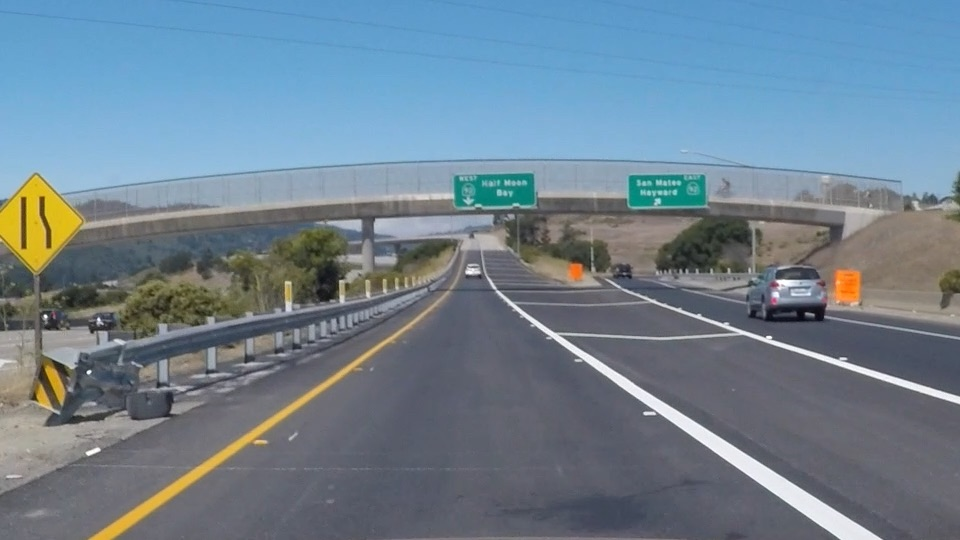
#> input picture lane-marking/exit-ramp.jpg, 960 x 540 px; its folder holds only this picture in this run
$ python -i lane_marking.py   (imports and definitions only)
#> lines starting #> are read from the running program, lines starting #| are printed output that depends on the picture; after the words box and inside, x2 and y2 are one past the last pixel; in counts of white or black regions, pixels touching at a corner belong together
# importing libraries
import matplotlib.pyplot as plt
import matplotlib.image as mpinmg
import cv2
import numpy as np

def convert_grayscale(image):
        """Returns the grayscale image.

        :param image: RGB image
        :type image: nd.array

        :rtype: nd.array
        :return: grayscale version of the RGB image
        """
        return cv2.cvtColor(image, cv2.COLOR_RGB2GRAY)


def gaussian_blur(image,kernel_size):
    """Returns the blurred version(removed noise) of the input image

    :param image: RGB image
    :type image: nd.array
    :param kernel_size: Square np array side for eg: (5x5)
    :type kernel_size: int

    :rtype: nd.array
    :return: blurred version on the input image
    """
    return cv2.GaussianBlur(image,(kernel_size,kernel_size),0)


def canny_edges(image, low, high):
    """Returns the detected edges in the image

    :param image: Grayscale image
    :type image: nd.array
    :param low: low threshold value
    :type low: int
    :param high: high threshold value
    :type high: int

    :rtype:nd.array
    :return: detected edges in the grayscale image
    """
    return cv2.Canny(image, low, high)


def region_of_interest(image, vertices):
    """Return the image that contains only pixel value of the region of interest

    :param image: Edge pixel image
    :type imgae: nd.array
    :param vertices: desired shaped polygon sides
    :type vertices: 2D numpy array

    :rtype: nd.array
    :returns: masked image that contains only pixel value of the region of the interest
    """

    # create empty mask
    mask = np.zeros_like(image)

    # set the mask color (incorporate both single and 3 channel images)
    if len(image.shape) > 2:
        color_channels = image.shape[2]
        mask_color = (255,)* color_channels
    else:
        mask_color = 255

    # define the polygon using vertices, mask_color
    cv2.fillPoly(mask, vertices, mask_color)

    # apply the mask over the input RGB image
    return cv2.bitwise_and(image, mask)


def draw_lines(image, lines, line_color =[255,0,0], line_thickness = 10):
    """Returns image having lines drawn over it

    :param image: RGB image
    :type image: nd.array
    :param lines: 3 dim np array whose elements are ([x1,y1,x2,y2])
    :type lines: 3D numpy array
    :param line_color: color of the line, defaults to red [255,0,0]
    :type line_color: list(int)
    :param line_thickness: thickness of the line
    :type line_thickness: int

    :rtype: None
    :returns: Nothing
    """
    ymin_global = image.shape[0]
    ymax_global = image.shape[0]
    all_left_grad = []
    all_left_y = []
    all_left_x = []
    all_right_grad = []
    all_right_y = []
    all_right_x = []
    for line in lines:
            for x1,y1,x2,y2 in line:
                gradient = (y2-y1)/(x2-x1)
                ymin_global = min(min(y1, y2), ymin_global)
                if gradient >0:
                    all_left_grad.append(gradient)
                    all_left_y += [y1,y2]
                    all_left_x += [x1,x2]
                elif gradient <0:
                    all_right_grad.append(gradient)
                    all_right_y += [y1,y2]
                    all_right_x += [x1,x2]
    left_mean_grad = np.mean(all_left_grad)
    left_y_mean = np.mean(all_left_y)
    left_x_mean = np.mean(all_left_x)
    left_intercept = left_y_mean - (left_mean_grad * left_x_mean)

    right_mean_grad = np.mean(all_right_grad)
    right_y_mean = np.mean(all_right_y)
    right_x_mean = np.mean(all_right_x)
    right_intercept = right_y_mean - (right_mean_grad * right_x_mean)

    if ((len(all_left_grad) > 0) and (len(all_right_grad) > 0)):
        upper_left_x = int((ymin_global - left_intercept) / left_mean_grad)
        lower_left_x = int((ymax_global - left_intercept) / left_mean_grad)
        upper_right_x = int((ymin_global - right_intercept) / right_mean_grad)
        lower_right_x = int((ymax_global - right_intercept) / right_mean_grad)

        # draw line on left lane
        cv2.line(image, (upper_left_x, ymin_global),(lower_left_x, ymax_global), line_color, line_thickness)

        # draw line on right lane
        cv2.line(image, (upper_right_x, ymin_global),(lower_right_x, ymax_global), line_color, line_thickness)


def hough_lines(image, rho, theta, threshold, min_line_len, max_line_gap):
        """Returns the image with lines drawn over it

        :param image = image containg edge pixels
        :type image = nd.array
        :param rho: distance resolution in pixels of Hough Grid
        :type rho: int
        :param theta: angular resolution in radians of the Hough Grid
        :type theta: degress
        :param threshold: minimum no of votes in the hough grid
        :type threshold: int
        :param min_line_len: minimum no of pixels making up a lines
        :type min_line_len: int
        :param: max_line_gap: maximum gal in pixels between connectable line segment
        :type: int

        :rtype: nd.array
        :return: image with hough lines drawn over it
        """
        detected_lines = cv2.HoughLinesP(image, rho, theta, threshold, np.array([]), min_line_len, max_line_gap)
        line_image = np.zeros((image.shape[0], image.shape[1],3), dtype=np.uint8)

        # call draw_lines function

        draw_lines(line_image, detected_lines)
        return line_image


def blend_images(image1, image2, w1=0.7, w2=1, w=0):
    """Returns the blended version of the input images

    :param image1: RGB image
    :type image1: nd.array
    :param image2: RGB image
    :type image2: nd.array
    :param w1: weight term defined for image1 defaults to 0.7
    :type w1: float
    :param w2: weight term defined for image2 defaults to 1
    :type w2: float
    :param w: weight term to be added to both image
    :type w: float

    :rtype: nd.array
    :return: blended version of the given 2 input images
    """
    return cv2.addWeighted(image2, w1, image1, w2, w)


def run_lane_detection(image):
    """Returns image showing the lanes in the input image

    :param image: RGB image
    :type image: nd.array

    :rtype: RGB image
    :return: image showing the lanes
    """

    # step1 - convert into grayscale
    gray =convert_grayscale(image)

    # step2 - blur the image (remove noise)
    kernel = 5
    blur_image =gaussian_blur(image=image, kernel_size=kernel)

    # step3 - detect edges
    low = 50
    high = 150
    edges = canny_edges(image=gray, low=low, high=high)

    # step4 - mask region : keep only region of interest
    y,x,_ = image.shape
    vertices = np.array([[(0,y),(460,315),(490,315),(x,y)]])
    masked_image =region_of_interest(image=edges, vertices=vertices)

    # step5 - apply hough tranform over the masked image
    rho = 1
    theta = np.pi/180
    threshold = 5
    min_line_length = 55
    max_line_gap = 25
    line_image = np.copy(image)*0
    line_image =hough_lines(image=masked_image, rho=rho, theta=theta, threshold=threshold, min_line_len=min_line_length, max_line_gap=max_line_gap)

    # step6 - blend the images
    color_edges = np.dstack((edges, edges, edges))

    result =blend_images(line_image, image)
    return result

## can also implement all functions in the form of LaneMarking Class
''''
class LaneMarking:
    """Base class for the Lane Detection/Marking Task"""

    def __init__(self) -> None:
        print("Iniatize the class")
        pass

    def convert_grayscale(self, image):
        """Returns the grayscale image.

        :param image: RGB image
        :type image: nd.array

        :rtype: nd.array
        :return: grayscale version of the RGB image
        """
        return cv2.cvtColor(image, cv2.COLOR_RGB2GRAY)


    def gaussian_blur(self,image,kernel_size):
        """Returns the blurred version(removed noise) of the input image

        :param image: RGB image
        :type image: nd.array
        :param kernel_size: Square np array side for eg: (5x5)
        :type kernel_size: int

        :rtype: nd.array
        :return: blurred version on the input image
        """
        return cv2.GaussianBlur(image,(kernel_size,kernel_size),0)

    def canny_edges(self, image, low, high):
        """Returns the detected edges in the image

        :param image: Grayscale image
        :type image: nd.array
        :param low: low threshold value
        :type low: int
        :param high: high threshold value
        :type high: int

        :rtype:nd.array
        :return: detected edges in the grayscale image
        """
        return cv2.Canny(image, low, high)

    def region_of_interest(self,image, vertices):
        """Return the image that contains only pixel value of the region of interest

        :param image: Edge pixel image
        :type imgae: nd.array
        :param vertices: desired shaped polygon sides
        :type vertices: 2D numpy array

        :rtype: nd.array
        :returns: masked image that contains only pixel value of the region of the interest
        """

        # create empty mask
        mask = np.zeros_like(image)

        # set the mask color (incorporate both single and 3 channel images)
        if len(image.shape) > 2:
            color_channels = image.shape[2]
            mask_color = (255,)* color_channels
        else:
            mask_color = 255

        # define the polygon using vertices, mask_color
        cv2.fillPoly(mask, vertices, mask_color)

        # apply the mask over the input RGB image
        return cv2.bitwise_and(image, mask)

    def draw_lines(self, image, lines, line_color =[255,0,0], line_thickness = 10):
        """Returns image having lines drawn over it

        :param image: RGB image
        :type image: nd.array
        :param lines: 3 dim np array whose elements are ([x1,y1,x2,y2])
        :type lines: 3D numpy array
        :param line_color: color of the line, defaults to red [255,0,0]
        :type line_color: list(int)
        :param line_thickness: thickness of the line
        :type line_thickness: int

        :rtype: None
        :returns: Nothing
        """
        ymin_global = image.shape[0]
        ymax_global = image.shape[0]
        all_left_grad = []
        all_left_y = []
        all_left_x = []
        all_right_grad = []
        all_right_y = []
        all_right_x = []
        for line in lines:
                for x1,y1,x2,y2 in line:
                    gradient = (y2-y1)/(x2-x1)
                    ymin_global = min(min(y1, y2), ymin_global)
                    if gradient >0:
                        all_left_grad.append(gradient)
                        all_left_y += [y1,y2]
                        all_left_x += [x1,x2]
                    elif gradient <0:
                        all_right_grad.append(gradient)
                        all_right_y += [y1,y2]
                        all_right_x += [x1,x2]
        left_mean_grad = np.mean(all_left_grad)
        left_y_mean = np.mean(all_left_y)
        left_x_mean = np.mean(all_left_x)
        left_intercept = left_y_mean - (left_mean_grad * left_x_mean)

        right_mean_grad = np.mean(all_right_grad)
        right_y_mean = np.mean(all_right_y)
        right_x_mean = np.mean(all_right_x)
        right_intercept = right_y_mean - (right_mean_grad * right_x_mean)

        if ((len(all_left_grad) > 0) and (len(all_right_grad) > 0)):
            upper_left_x = int((ymin_global - left_intercept) / left_mean_grad)
            lower_left_x = int((ymax_global - left_intercept) / left_mean_grad)
            upper_right_x = int((ymin_global - right_intercept) / right_mean_grad)
            lower_right_x = int((ymax_global - right_intercept) / right_mean_grad)

            # draw line on left lane
            cv2.line(image, (upper_left_x, ymin_global),(lower_left_x, ymax_global), line_color, line_thickness)

            # draw line on right lane
            cv2.line(image, (upper_right_x, ymin_global),(lower_right_x, ymax_global), line_color, line_thickness)

    def hough_lines(self, image, rho, theta, threshold, min_line_len, max_line_gap):
        """Returns the image with lines drawn over it

        :param image = image containg edge pixels
        :type image = nd.array
        :param rho: distance resolution in pixels of Hough Grid
        :type rho: int
        :param theta: angular resolution in radians of the Hough Grid
        :type theta: degress
        :param threshold: minimum no of votes in the hough grid
        :type threshold: int
        :param min_line_len: minimum no of pixels making up a lines
        :type min_line_len: int
        :param: max_line_gap: maximum gal in pixels between connectable line segment
        :type: int

        :rtype: nd.array
        :return: image with hough lines drawn over it
        """
        detected_lines = cv2.HoughLinesP(image, rho, theta, threshold, np.array([]), min_line_len, max_line_gap)
        line_image = np.zeros((image.shape[0], image.shape[1],3), dtype=np.uint8)

        # call draw_lines function

        self.draw_lines(line_image, detected_lines)
        return line_image


    def blend_images(self, image1, image2, w1=0.7, w2=1, w=0):
        """Returns the blended version of the input images

        :param image1: RGB image
        :type image1: nd.array
        :param image2: RGB image
        :type image2: nd.array
        :param w1: weight term defined for image1 defaults to 0.7
        :type w1: float
        :param w2: weight term defined for image2 defaults to 1
        :type w2: float
        :param w: weight term to be added to both image
        :type w: float

        :rtype: nd.array
        :return: blended version of the given 2 input images
        """
        return cv2.addWeighted(image2, w1, image1, w2, w)


    def run_lane_detection(self, image):
        """Returns image showing the lanes in the input image

        :param image: RGB image
        :type image: nd.array

        :rtype: RGB image
        :return: image showing the lanes
        """

        # step1 - convert into grayscale
        gray = self.convert_grayscale(image)

        # step2 - blur the image (remove noise)
        kernel = 5
        blur_image = self.gaussian_blur(image=image, kernel_size=kernel)

        # step3 - detect edges
        low = 50
        high = 150
        canny_edges = self.canny_edges(image=gray, low=low, high=high)

        # step4 - mask region : keep only region of interest
        y,x,_ = image.shape
        vertices = np.array([[(0,y),(460,315),(490,315),(x,y)]])
        masked_image = self.region_of_interest(image=canny_edges, vertices=vertices)

        # step5 - apply hough tranform over the masked image
        rho = 1
        theta = np.pi/180
        threshold = 5
        min_line_length = 55
        max_line_gap = 25
        line_image = np.copy(image)*0
        line_image = self.hough_lines(image=masked_image, rho=rho, theta=theta, threshold=threshold, min_line_len=min_line_length, max_line_gap=max_line_gap)

        # step6 - blend the images
        color_edges = np.dstack((canny_edges, canny_edges, canny_edges))

        result = self.blend_images(line_image, image)
        return result
'''

>>> import cv2
>>> picture = cv2.cvtColor(cv2.imread('exit-ramp.jpg'), cv2.COLOR_BGR2RGB)
>>> result = run_lane_detection(picture)
#> in convert_grayscale, `return cv2.cvtColor(image, cv2.COLOR_RGB2GRAY)`:
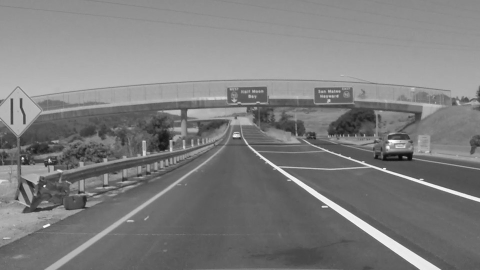
#> returned value: shape (540, 960) (shown at 1/2 size); min 7, max 255, mean 126.2
#> in gaussian_blur, `return cv2.GaussianBlur(image,(kernel_size,kernel_size),0)`:
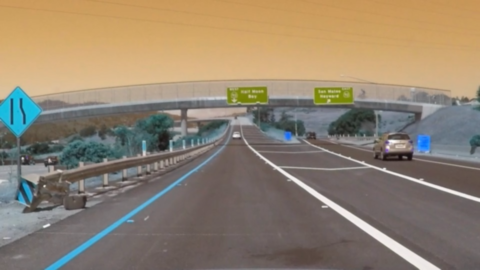
#> returned value: shape (540, 960, 3) (shown at 1/2 size); mean of channels 0, 1, 2 111.3, 130.2, 144.4; drawn as B, G, R
#> in canny_edges, `return cv2.Canny(image, low, high)`:
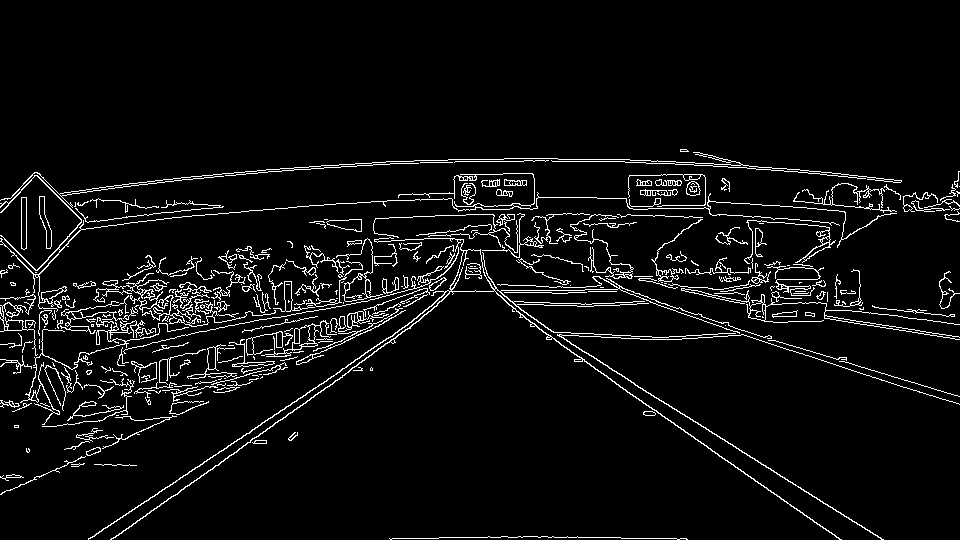
#> returned value: shape (540, 960); 5.3% white in thin lines or dots, all inside (x1, y1, x2, y2) = (0, 149, 960, 540)
#> in region_of_interest, `cv2.fillPoly(mask, vertices, mask_color)`:
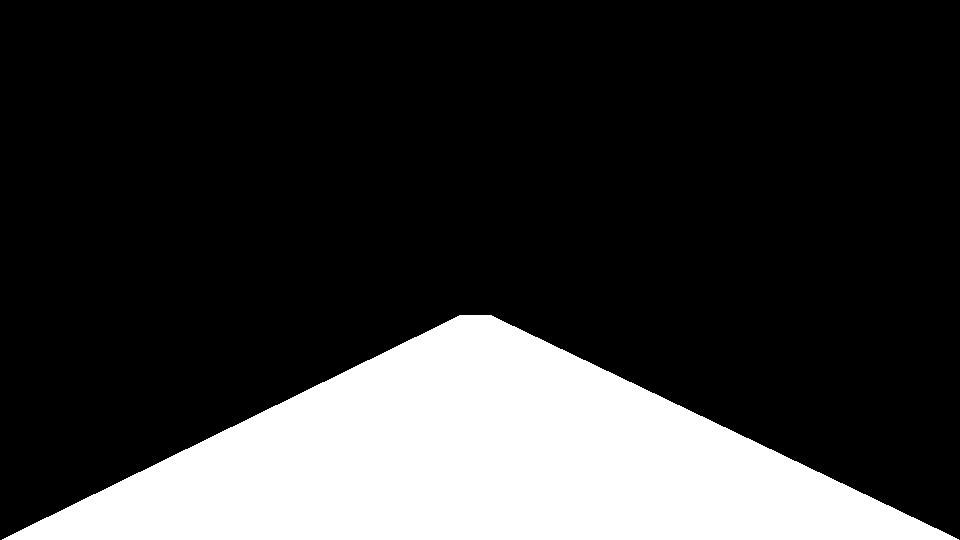
#> mask: shape (540, 960); 21.5% white; 1 white region, box (x1, y1, x2, y2) and area: (2, 315, 959, 540) 111389
#> in region_of_interest, `return cv2.bitwise_and(image, mask)`:
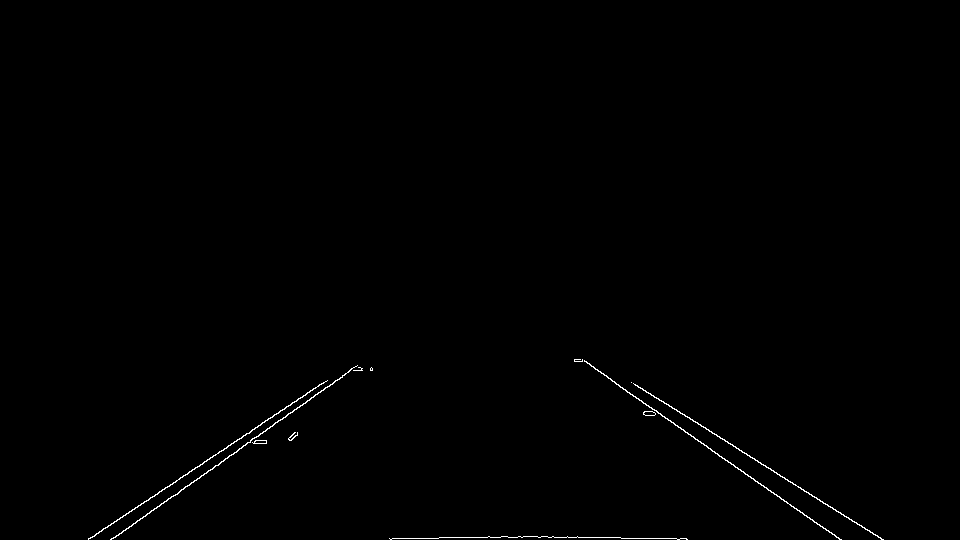
#> returned value: shape (540, 960); 0.4% white in thin lines or dots, all inside (x1, y1, x2, y2) = (88, 359, 884, 540)
#> in hough_lines, `detected_lines = cv2.HoughLinesP(image, rho, theta, threshold, np.arra..`: detected_lines = 14 rows, first 6: [631, 382, 883, 539], [88, 538, 249, 433], [584, 360, 840, 539], [110, 539, 356, 366], [582, 359, 839, 539], [180, 477, 296, 401]
#> the loop in draw_lines, `for line in lines:` made 14 passes
#> after the loop in draw_lines, `for line in lines:`: all_left_grad = [0.623, 0.699, 0.7, 0.624]; all_left_x = [631, 883, 584, 840, 582, 839, 712, 853]; all_left_y = [382, 539, 360, 539, 359, 539, 433, 521]; all_right_grad = [-0.652, -0.703, -0.655, -0.653, -0.655, -0.701, -0.704]; all_right_x = [88, 249, 110, 356, 180, 296, 228, 300, 88, 175, 111, 258, 247, 355]; all_right_y = [538, 433, 539, 366, 477, 401, 445, 398, 539, 482, 539, 436, 442, 366]
#> in draw_lines, `left_mean_grad = np.mean(all_left_grad)`: left_mean_grad = 0.662
#> in draw_lines, `left_y_mean = np.mean(all_left_y)`: left_y_mean = 459
#> in draw_lines, `left_x_mean = np.mean(all_left_x)`: left_x_mean = 740.5
#> in draw_lines, `left_intercept = left_y_mean - (left_mean_grad * left_x_mean)`: left_intercept = -30.98
#> in draw_lines, `right_mean_grad = np.mean(all_right_grad)`: right_mean_grad = -0.675
#> in draw_lines, `right_y_mean = np.mean(all_right_y)`: right_y_mean = 457.2
#> in draw_lines, `right_x_mean = np.mean(all_right_x)`: right_x_mean = 217.2
#> in draw_lines, `right_intercept = right_y_mean - (right_mean_grad * right_x_mean)`: right_intercept = 603.8
#> in draw_lines, `upper_left_x = int((ymin_global - left_intercept) / left_mean_grad)`: upper_left_x = 589
#> in draw_lines, `lower_left_x = int((ymax_global - left_intercept) / left_mean_grad)`: lower_left_x = 862
#> in draw_lines, `upper_right_x = int((ymin_global - right_intercept) / right_mean_grad)`: upper_right_x = 362
#> in draw_lines, `lower_right_x = int((ymax_global - right_intercept) / right_mean_grad)`: lower_right_x = 94
#> in draw_lines, `cv2.line(image, (upper_right_x, ymin_global),(lower_right_x, ymax_glob..`:
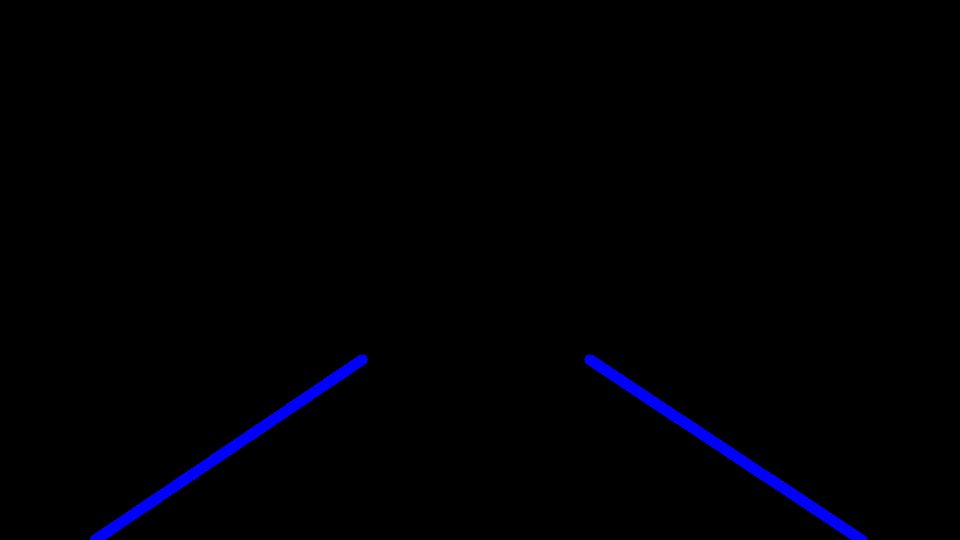
#> image: shape (540, 960, 3); mean of channels 0, 1, 2 3.6, 0, 0; drawn as B, G, R
#> in blend_images, `return cv2.addWeighted(image2, w1, image1, w2, w)`:
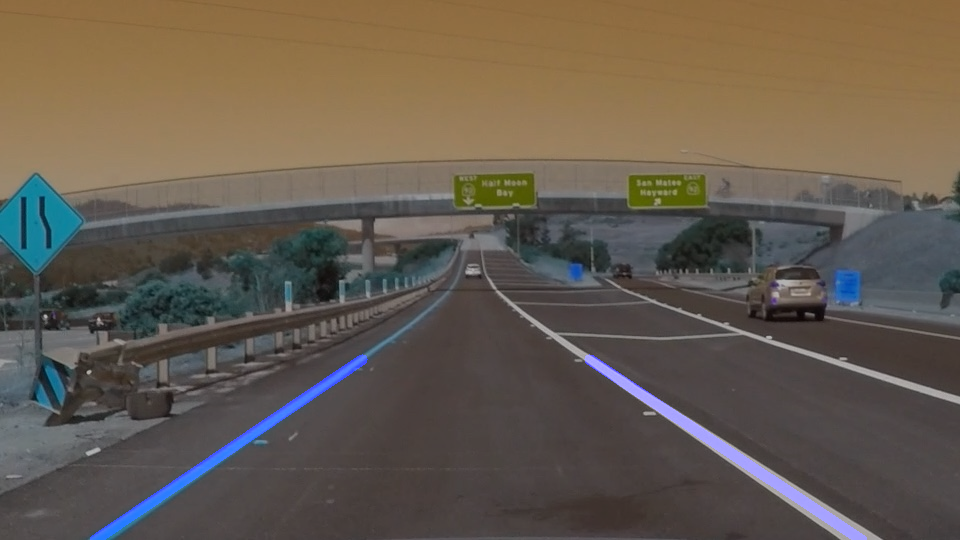
#> returned value: shape (540, 960, 3); mean of channels 0, 1, 2 79.4, 91.1, 101.1; drawn as B, G, R
